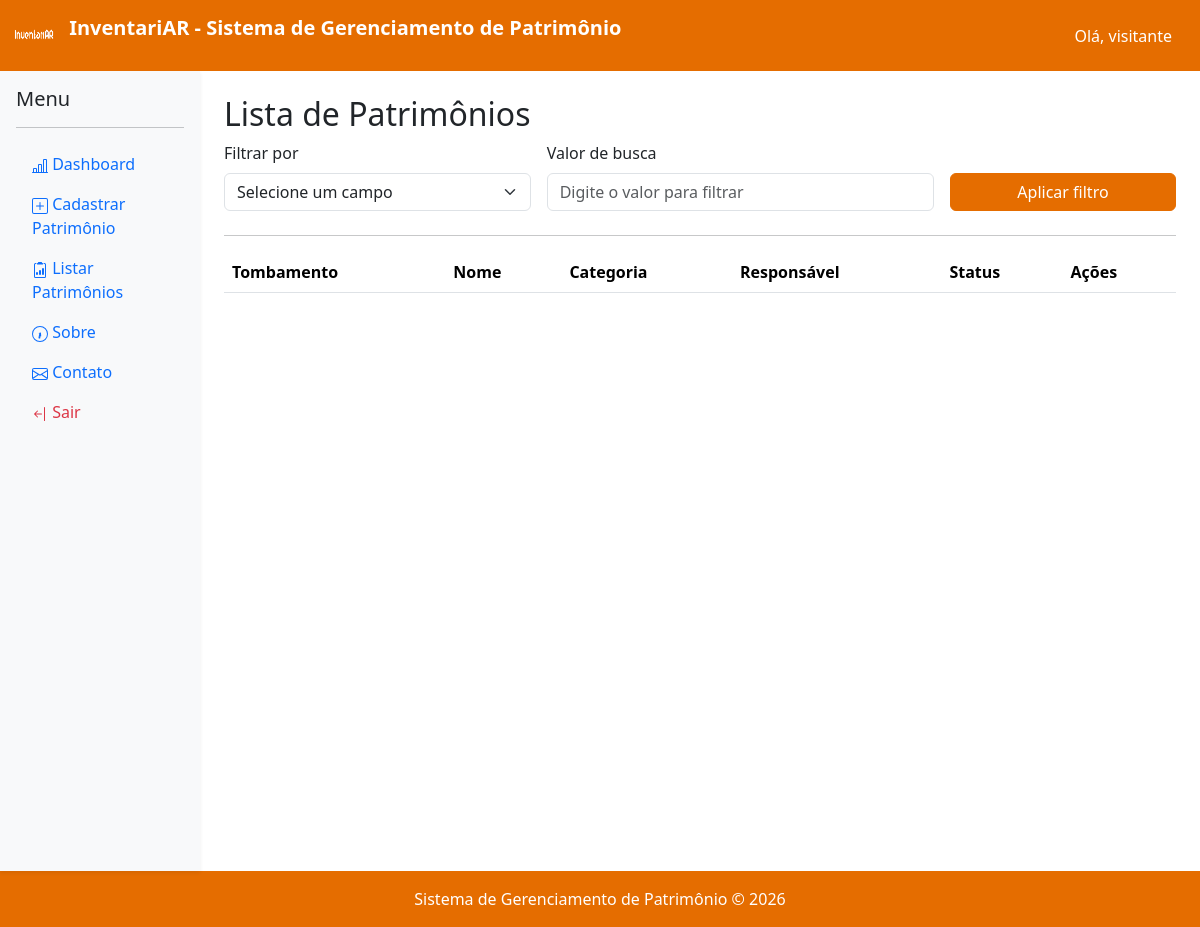
The app's page /usuarios/patrimonios/, older data.
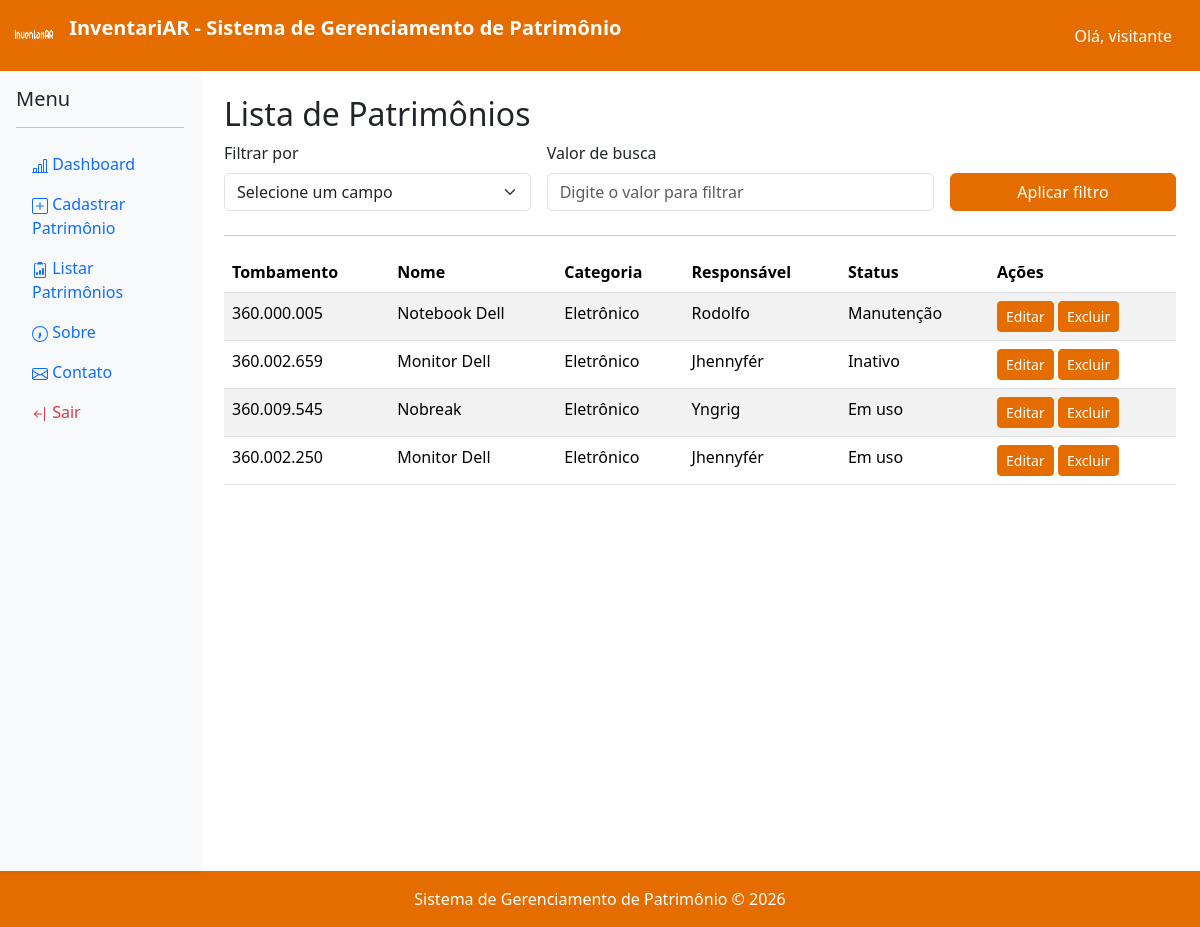
The same page, newer data.
### usuarios/models.py (models this page shows, shortened)
class Patrimonio(models.Model):
    STATUS = (
        ('Em uso', 'Em uso'),
        ('Manutenção', 'Manutenção'),
        ('Inativo', 'Inativo'),
    )
    numero_tombamento = models.CharField(
        max_length=30,
        unique=True
    )
    nome = models.CharField(
        max_length=100
    )
    categoria = models.CharField(
        max_length=100
    )
    localizacao = models.CharField(
        max_length=100
    )
    responsavel = models.CharField(
        max_length=100
    )
    data_aquisicao = models.DateField()
    valor = models.DecimalField(
        max_digits=10,
        decimal_places=2
    )
    status = models.CharField(
        max_length=20,
        choices=STATUS
    )

### usuarios/views.py (the view)
def listar_patrimonios(request):
    filter_by = request.GET.get('filter_by', '')
    search = request.GET.get('search', '').strip()
    filter_fields = {
        'tombamento': 'numero_tombamento',
        'nome': 'nome',
        'categoria': 'categoria',
        'localizacao': 'localizacao',
        'responsavel': 'responsavel',
        'status': 'status',
    }
    patrimonios = Patrimonio.objects.all()
    if filter_by in filter_fields and search:
        lookup = f"{filter_fields[filter_by]}__icontains"
        patrimonios = patrimonios.filter(**{lookup: search})
    return render(
        request,
        'usuarios/listar_patrimonios.html',
        {
            'patrimonios': patrimonios,
            'filter_by': filter_by,
            'search': search,
            'filter_fields': filter_fields,
        }
    )

### usuarios/templates/usuarios/listar_patrimonios.html (shortened to what this page needs)
{% extends 'usuarios/base.html' %}
{% block conteudo %}
<h2>Lista de Patrimônios</h2>
<form method="get" class="row g-3 align-items-end mb-4">
    <div class="col-md-4">
        <label for="filter_by" class="form-label">Filtrar por</label>
        <select class="form-select" id="filter_by" name="filter_by">
            <option value="">Selecione um campo</option>
        </select>
    </div>
    <div class="col-md-5">
        <label for="search" class="form-label">Valor de busca</label>
        <input type="text" class="form-control" id="search" name="search" value="{{ search }}" placeholder="Digite o valor para filtrar">
    </div>
    <div class="col-md-3">
        <button type="submit" class="btn btn-primary w-100">Aplicar filtro</button>
    </div>
</form>
<hr>
<table class="table table-striped">
    <thead>
        <tr>
            <th>Tombamento</th>
            <th>Nome</th>
            <th>Categoria</th>
            <th>Responsável</th>
            <th>Status</th>
            <th>Ações</th>
        </tr>
    </thead>
    <tbody>
        {% for patrimonio in patrimonios %}
        <tr>
            <td>{{ patrimonio.numero_tombamento }}</td>
            <td>{{ patrimonio.nome }}</td>
            <td>{{ patrimonio.categoria }}</td>
            <td>{{ patrimonio.responsavel }}</td>
            <td>{{ patrimonio.status }}</td>
            <td>
                <a href="{% url 'editar_patrimonio' patrimonio.id %}"
                   class="btn btn-warning btn-sm">
                   Editar
                </a>
                <a href="{% url 'excluir_patrimonio' patrimonio.id %}"
                   class="btn btn-danger btn-sm">
                   Excluir
                </a>
            </td>
        </tr>
        {% endfor %}
    </tbody>
</table>
{% endblock %}

Row changes from the older to the newer data that the page shows:
added Patrimonio: numero_tombamento "360.000.005", nome "Notebook Dell", categoria "Eletrônico", responsavel "Rodolfo", status "Manutenção"
added Patrimonio: numero_tombamento "360.002.659", nome "Monitor Dell", categoria "Eletrônico", responsavel "Jhennyfér", status "Inativo"
added Patrimonio: numero_tombamento "360.009.545", nome "Nobreak", categoria "Eletrônico", responsavel "Yngrig", status "Em uso"
added Patrimonio: numero_tombamento "360.002.250", nome "Monitor Dell", categoria "Eletrônico", responsavel "Jhennyfér", status "Em uso"
